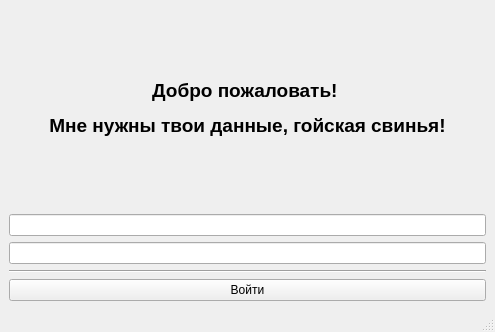
<?xml version="1.0" encoding="UTF-8"?>
<ui version="4.0">
 <class>LoginView</class>
 <widget class="QMainWindow" name="LoginView">
  <property name="geometry">
   <rect>
    <x>0</x>
    <y>0</y>
    <width>495</width>
    <height>332</height>
   </rect>
  </property>
  <property name="windowTitle">
   <string>MainWindow</string>
  </property>
  <widget class="QWidget" name="centralwidget">
   <layout class="QVBoxLayout" name="verticalLayout">
    <item>
     <layout class="QVBoxLayout" name="verticalLayout_2">
      <item>
       <widget class="QLabel" name="label">
        <property name="text">
         <string>&lt;html&gt;&lt;head/&gt;&lt;body&gt;&lt;p align=&quot;center&quot;&gt;&lt;span style=&quot; font-size:14pt; font-weight:700;&quot;&gt;Добро пожаловать! &lt;/span&gt;&lt;/p&gt;&lt;p align=&quot;center&quot;&gt;&lt;span style=&quot; font-size:14pt; font-weight:700;&quot;&gt;Мне нужны твои данные, гойская свинья!&lt;/span&gt;&lt;/p&gt;&lt;/body&gt;&lt;/html&gt;</string>
        </property>
       </widget>
      </item>
      <item>
       <widget class="QLineEdit" name="username_edit"/>
      </item>
      <item>
       <widget class="QLineEdit" name="password_edit">
        <property name="echoMode">
         <enum>QLineEdit::Password</enum>
        </property>
       </widget>
      </item>
      <item>
       <widget class="Line" name="line">
        <property name="orientation">
         <enum>Qt::Horizontal</enum>
        </property>
       </widget>
      </item>
      <item>
       <widget class="QPushButton" name="pushButton">
        <property name="text">
         <string>Войти</string>
        </property>
       </widget>
      </item>
     </layout>
    </item>
   </layout>
  </widget>
  <widget class="QMenuBar" name="menubar">
   <property name="geometry">
    <rect>
     <x>0</x>
     <y>0</y>
     <width>495</width>
     <height>25</height>
    </rect>
   </property>
  </widget>
  <widget class="QStatusBar" name="statusbar"/>
 </widget>
 <resources/>
 <connections/>
</ui>
